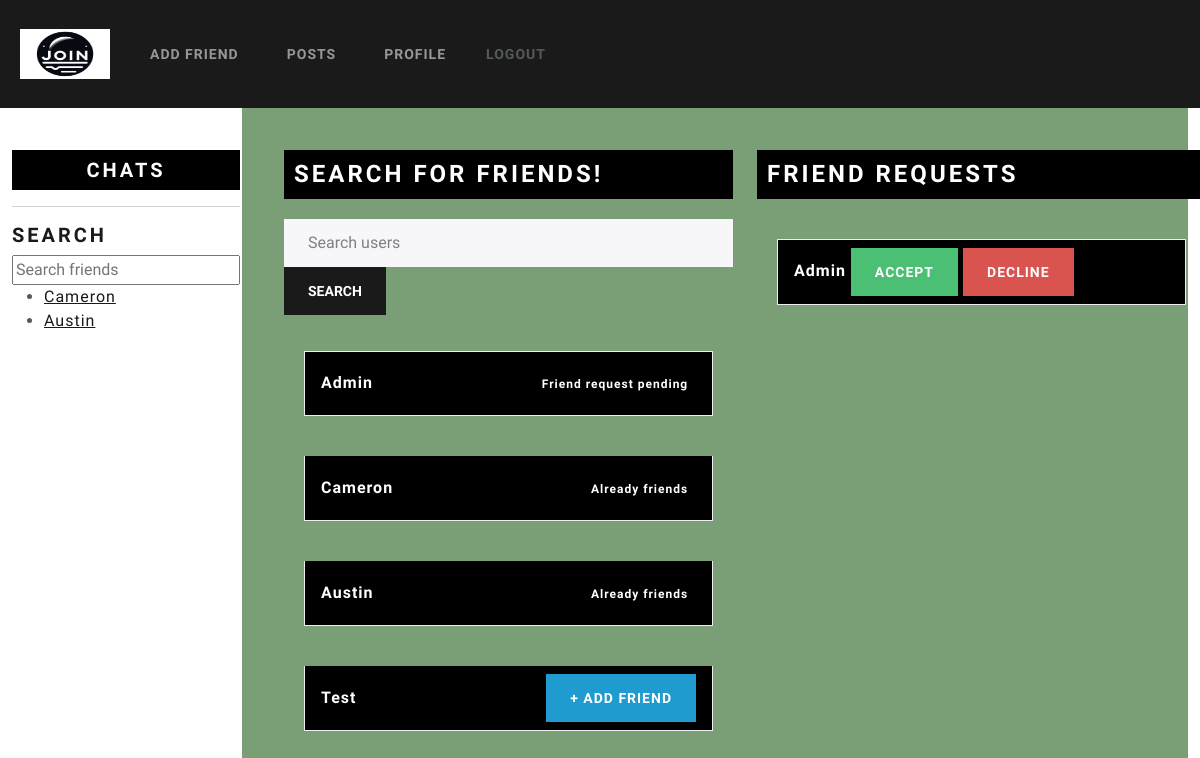
Screenshot of /addfriend/ (signed in) with the database file from the repository.
### hobbyapp/models.py (models this page shows, shortened)
class UserProfile(models.Model):
    user = models.OneToOneField(User, on_delete=models.CASCADE)
    profile_pic = models.ImageField(
        upload_to=profile_pic_directory_path,
        default='hobbysite/media/NotFound.jpg'
    )
    color = models.CharField(max_length=7, default='#FFFFFF')
    bio = models.TextField()
    tags = models.ManyToManyField(Tag, blank=True)
    friends = models.ManyToManyField('self', blank=True, related_name='friends')
    chats = models.ManyToManyField('Chat', blank=True, related_name='chats')

class FriendRequest(models.Model):
    PENDING = 'P'
    ACCEPTED = 'A'
    DECLINED = 'D'
    STATUS_CHOICES = [
        (PENDING, 'Pending'),
        (ACCEPTED, 'Accepted'),
        (DECLINED, 'Declined'),
    ]
    from_user = models.ForeignKey(User, on_delete=models.CASCADE, related_name='sent_requests')
    to_user = models.ForeignKey(User, on_delete=models.CASCADE, related_name='received_requests')
    status = models.CharField(max_length=1, choices=STATUS_CHOICES, default=PENDING)

### hobbyapp/views.py (the view)
# urls.py: path('addfriend/', views.add_friend, name='add_friend'),
@login_required
def add_friend(request):
    username = request.GET.get('username')
    if username:
        users = User.objects.filter(username__icontains=username).exclude(id=request.user.id)
    else:
        users = User.objects.all().exclude(id=request.user.id)
    friend_requests = FriendRequest.objects.filter(to_user=request.user, status=FriendRequest.PENDING)
    sent_requests = request.user.sent_requests.all()
    received_requests = request.user.received_requests.all()
    all_requests = list(sent_requests) + list(received_requests)
    request_status = {req.to_user.id if req.from_user == request.user else req.from_user.id: req.status for req in all_requests}
    current_user_profile, created = UserProfile.objects.get_or_create(user=request.user)
    sent_request_ids = sent_requests.values_list('to_user__id', flat=True)
    received_request_ids = received_requests.values_list('from_user__id', flat=True)
    for user in users:
        user_profile, created = UserProfile.objects.get_or_create(user=user)
        if user_profile in current_user_profile.friends.all() or current_user_profile in user_profile.friends.all():
            user.status = 'A'
        elif user.id in sent_request_ids:
            user.status = 'P'
        elif user.id in received_request_ids:
            user.status = 'P'
        else:
            user.status = 'N'
    context = { 'user_profile': current_user_profile,
                'users': users,
               'friend_requests': friend_requests,
               'sent_requests': sent_requests,
               'received_requests': received_requests,
               'request_status': request_status}
    return render(request, 'hobbyapp/addfriend.html', context)

### hobbyapp/templates/hobbyapp/addfriend.html (shortened to what this page needs)
{% extends 'hobbyapp/base.html' %}
{% block content %}
<div class="containerImg">
    <div class="container" style="margin-top: 10px; margin-left:30px;">
        <div class="row">
            <div class="col-md-6">
                <h3 class="h_Add_Friend" >Search For Friends!</h3>
                <form action="" method="GET">
                    <input type="search" name="username" class="form-control" placeholder="Search users">
                    <button type="submit" class="btn btn-primary">Search</button>
                </form>
           <ul class="list-group mt-3">
                {% for user in users %}
                    <li class="list-group-item d-flex justify-content-between align-items-center">
                        {{ user.username }}
                        <div>
                            {% if user.status == 'A' %}
                                <span class="badge badge-secondary">Already friends</span>
                            {% elif user.status == 'P' %}
                                <span class="badge badge-warning">Friend request pending</span>
                            {% elif user.status == 'D' %}
                                <span class="badge badge-danger">Friend request denied</span>
                            {% else %}
                                <a href="{% url 'send_friend_request' user.id %}" class="btn btn-info">+ Add Friend</a>
                            {% endif %}
                        </div>
                    </li>
                {% endfor %}
           </ul>
            </div>
            <div class="col-md-6">
                <h3 class="h_Add_Friend"> Friend Requests</h3>
                {% if friend_requests %}
                    <ul class="list-group">
                        {% for friend_request in friend_requests %}
                            <li class="list-group-item">
                                {{ friend_request.from_user.username }}
                                <a href="{% url 'accept_friend_request' friend_request.id %}" class="btn btn-success float-right ml-2">Accept</a>
                                <a href="{% url 'decline_friend_request' friend_request.id %}" class="btn btn-danger float-right">Decline</a>
                            </li>
                        {% endfor %}
                    </ul>
                {% else %}
                    <h5 class="h_Add_Friend">No friend requests at this time...</h5>
                {% endif %}
            </div>
        </div>
    </div>
</div>
{% endblock %}

### hobbyapp/templates/hobbyapp/base.html (shortened to what this page needs)
{% load static %}
<!DOCTYPE html>
<html lang="en">
<head>
    <link rel="stylesheet" href="{% static 'hobbyapp/style.css' %}">
    <link href="{% static 'hobbyapp/bootstrap.min.css' %}" rel="stylesheet">
</head>
<body>
    <nav class="navbar navbar-expand-lg bg-primary" data-bs-theme="dark" style="position: fixed; z-index:1; width:100%;">
        <a class="navbar-brand" href="{% url 'post_view'%}">
            <img src="{% static 'hobbyapp/Join.png' %}" alt="Logo" width="90" height="50">
        </a>
        <div class="collapse navbar-collapse">
            <ul class="navbar-nav mr-auto">
                <li class="nav-item">
                    <a class="nav-link" href="{% url 'add_friend' %}">Add Friend</a>
                </li>
                <li class="nav-item">
                     <a class="nav-link" href="{% url 'post_view' %}">Posts</a>
                </li>
            </ul>
            <ul class="navbar-nav ml-auto">
                <li class="nav-item">
                    <a class="nav-link" href="{% url 'profile' user.id   %}">Profile</a>
                </li>
            </ul>
                <a href="{% url 'logout' %}" class="nav-link">Logout</a>
        </div>
    </nav>
    <div class="container-fluid">
        <div class="row">
            <div class="col-lg-2 d-none d-lg-block">
                <div style="position: fixed; z-index:1; margin-top: 150px";>
                    <div class="list-group" style="background: black; padding-top: 8px">
                    <h4 style="color: white; text-align: center">Chats</h4>
                    </div>
                    <hr>
                    <h4>Search</h4>
                    <input type="search" placeholder="Search friends">
                    <ul>
                        {% for friend in user_profile.friends.all %}
                            <li><a href="{% url 'create_chat' friend.user.id %}">{{ friend.user.username }}</a></li>
                        {% endfor %}
                    </ul>
                </div>
            </div>
            <div class="col-10">
                {% block content %}
                {% endblock %}
            </div>
        </div>
    </div>
</body>
</html>

### hobbyapp/static/hobbyapp/style.css (style rules this page uses)
.navbar-brand img { margin-left: 20px; size:auto; }
nav { margin-bottom: 10px; }
.containerImg { padding-top: 120px; margin-left:30px; width: auto; background-size: 100%; min-height: 100vh; }
.containerImg p, .containerImg h2, .containerImg h3, .containerImg h6, .containerImg h5, .containerImg li { color: white; font-weight: bold; margin: 20px; }
.list-group-item { background-color: black !important; min-height: 65px; }
.h_Add_Friend { background-color: black!important; padding:10px !important; margin-left: 0px !important; margin-right: 0px !important; }

### rows the page displays
UserProfile: user.username "Cameron"
UserProfile: user.username "Austin"
FriendRequest: from_user.username "Admin"

### other values shown
{{ user.username }} "Admin"
{{ user.username }} "Cameron"
{{ user.username }} "Austin"
{{ user.username }} "Test"
